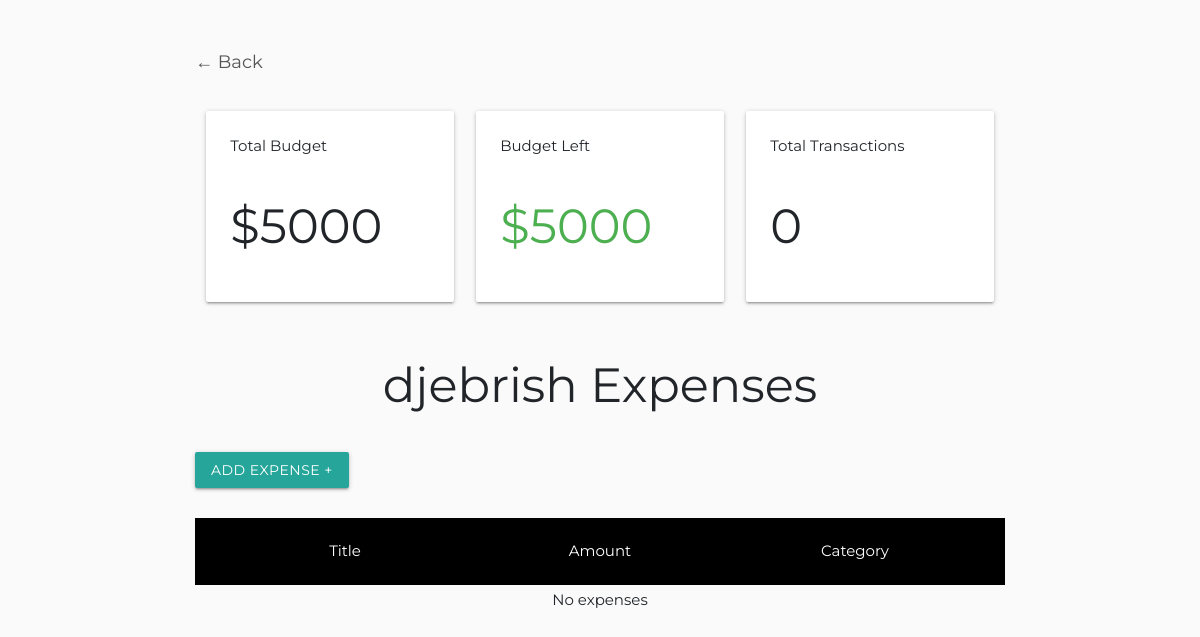
Screenshot of /djebrish/ with the database file from the repository.
### budget/models.py (models this page shows, shortened)
class Project(models.Model):
    name = models.CharField(max_length=120)
    slug = models.SlugField(max_length=120, unique=True, blank=True)
    budget = models.IntegerField(validators=[MinValueValidator(1)])
    date_created = models.DateTimeField(auto_now_add=True)
    def budget_left(self):
        project_expenses = Expense.objects.filter(project=self)
        expense_val = 0
        for expense in project_expenses:
            expense_val += expense.amount
        budget_left = self.budget - expense_val
        return budget_left
    def total_transactions(self):
        expenses_count = Expense.objects.filter(project=self).count()
        return expenses_count

### budget/views.py (the view, shortened to what this page needs)
# urls.py: path('<slug:project_slug>/', views.project_details, name="project_details"),
def project_details(request, project_slug):
    project = get_object_or_404(Project, slug=project_slug)
    categories = Category.objects.all()
    form = ExpenseForm()
    context = {
        'project': project,
        'expenses': project.expenses.all(),
        'form': form,
    }
    return render(request, 'budget/detail_project.html', context)

### budget/models.py (called while the page is built)
    def __str__(self):
        return self.category

### budget/templates/budget/detail_project.html (shortened to what this page needs)
{% extends "budget/base.html" %}
{% load crispy_forms_tags %}
{% block content %}
<h3><a href="/" style="text-decoration: none; color:#555; font-size: 18px">&larr; Back</a></h3>
    <div class="row">
        <div class="col col-sm-12 col-md-4">
            <div class="card-panel">
                <div>Total Budget</div>
                <h1 class="bold">${{ project.budget }}</h1>
            </div>
        </div>
        <div class="col col-sm-12 col-md-4">
            <div class="card-panel">
                <div>Budget Left</div>
                {% if project.budget_left < 0 %}
                    <h1 class="bold red-text">${{ project.budget_left }}</h1>
                {% elif project.budget_left == 0 %}
                    <h1 class="bold orange-text">${{ project.budget_left }}</h1>
                {% else %}
                    <h1 class="bold green-text">${{ project.budget_left }}</h1>
                {% endif %}
            </div>
        </div>
        <div class="col col-sm-12 col-md-4">
            <div class="card-panel">
                <div>Total Transactions</div>
                <h1 class="bold">{{ project.total_transactions }}</h1>
            </div>
        </div>
    </div>
    <h1 class="center">{{ project.name }} Expenses</h1>
    <div class="section button-section">
        <a href="#modal1" class="btn modal-trigger">Add Expense +</a>
    </div>
    <div class="section expenses-list-section">
        <div class="expense-row black lighten-3 white-text">
            <div class="row mb-1 p-4 center">
                <div class="col col-sm-12 col-md-4">
                    Title
                </div>
                <div class="col col-sm-12 col-md-4">
                    Amount
                </div>
                <div class="col col-sm-12 col-md-4">
                    Category
                </div>
            </div>
        </div>
        {% if expenses %}
            {% for expense in expenses %}
            <div class="expense-row white z-depth-2">
                <div class="row position-relative mb-2 p-4 center">
                    <div class="col col-sm-12 col-md-4">
                        {{ expense.title }}
                    </div>
                    <div class="col col-sm-12 col-md-4">
                        ${{ expense.amount }}
                    </div>
                    <div class="col col-sm-12 col-md-4">
                        {{ expense.category }}
                    </div>
                    <a href="{% url 'budget:confirm_page' expense.id project.slug %}" class="position-absolute remove-icon">X</a>
                </div>
            </div>
            {% endfor %}
        {% else %}
            <p class="center">No expenses</p>
        {% endif %}
    </div>
{% endblock content %}

### budget/static/css/style.css (style rules this page uses)
body { font-family: 'Montserrat', sans-serif; }
h1 { font-size: 4vw; }

### rows the page displays
Project: budget "5000", budget_left "5000", total_transactions "0", name "djebrish"
